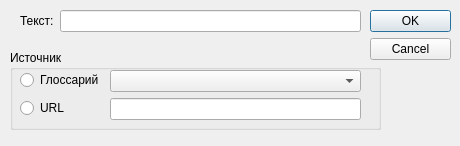
<?xml version="1.0" encoding="UTF-8"?>
<ui version="4.0">
 <class>AddLinkDialog</class>
 <widget class="QDialog" name="AddLinkDialog">
  <property name="geometry">
   <rect>
    <x>0</x>
    <y>0</y>
    <width>460</width>
    <height>146</height>
   </rect>
  </property>
  <property name="windowTitle">
   <string>Dialog</string>
  </property>
  <widget class="QDialogButtonBox" name="buttonBox">
   <property name="geometry">
    <rect>
     <x>370</x>
     <y>10</y>
     <width>81</width>
     <height>241</height>
    </rect>
   </property>
   <property name="orientation">
    <enum>Qt::Vertical</enum>
   </property>
   <property name="standardButtons">
    <set>QDialogButtonBox::Cancel|QDialogButtonBox::Ok</set>
   </property>
  </widget>
  <widget class="QGroupBox" name="groupBox">
   <property name="geometry">
    <rect>
     <x>10</x>
     <y>50</y>
     <width>371</width>
     <height>80</height>
    </rect>
   </property>
   <property name="title">
    <string>Источник</string>
   </property>
   <widget class="QWidget" name="">
    <property name="geometry">
     <rect>
      <x>10</x>
      <y>20</y>
      <width>341</width>
      <height>58</height>
     </rect>
    </property>
    <layout class="QFormLayout" name="formLayout">
     <item row="0" column="0">
      <widget class="QRadioButton" name="radioButton">
       <property name="text">
        <string>Глоссарий</string>
       </property>
      </widget>
     </item>
     <item row="0" column="1">
      <widget class="QComboBox" name="comboBox"/>
     </item>
     <item row="1" column="0">
      <widget class="QRadioButton" name="radioButton_2">
       <property name="text">
        <string>URL</string>
       </property>
      </widget>
     </item>
     <item row="1" column="1">
      <widget class="QLineEdit" name="lineEdit_2"/>
     </item>
    </layout>
   </widget>
  </widget>
  <widget class="QWidget" name="">
   <property name="geometry">
    <rect>
     <x>20</x>
     <y>10</y>
     <width>341</width>
     <height>27</height>
    </rect>
   </property>
   <layout class="QFormLayout" name="formLayout_2">
    <item row="0" column="0">
     <widget class="QLabel" name="label">
      <property name="text">
       <string>Текст:</string>
      </property>
     </widget>
    </item>
    <item row="0" column="1">
     <widget class="QLineEdit" name="lineEdit"/>
    </item>
   </layout>
  </widget>
 </widget>
 <resources/>
 <connections>
  <connection>
   <sender>buttonBox</sender>
   <signal>accepted()</signal>
   <receiver>AddLinkDialog</receiver>
   <slot>accept()</slot>
   <hints>
    <hint type="sourcelabel">
     <x>248</x>
     <y>254</y>
    </hint>
    <hint type="destinationlabel">
     <x>157</x>
     <y>274</y>
    </hint>
   </hints>
  </connection>
  <connection>
   <sender>buttonBox</sender>
   <signal>rejected()</signal>
   <receiver>AddLinkDialog</receiver>
   <slot>reject()</slot>
   <hints>
    <hint type="sourcelabel">
     <x>316</x>
     <y>260</y>
    </hint>
    <hint type="destinationlabel">
     <x>286</x>
     <y>274</y>
    </hint>
   </hints>
  </connection>
 </connections>
</ui>
